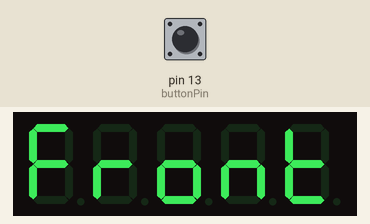
This sketch was run on a simulated Arduino Uno, built with avr-gcc and run on an emulated ATmega328P. Parts: 5-digit seven-segment display. Wiring (inferred from the names in the program): 5-digit 7-segment display, segments lit when HIGH: segments pin 2, pin 3, pin 4, pin 5, pin 6, pin 7, pin 8, pin 9; digit selects A0, A1, A2, A3, A4. The test bench sets the inputs (shaded band); at power-on: pin 13 (buttonPin) LOW. The segment pins are drawn as the display they are named for.

Above: at 1.2 s.
1.3 s: pin 13 (buttonPin) pulled HIGH for 0.15 s
At 1.9 s:
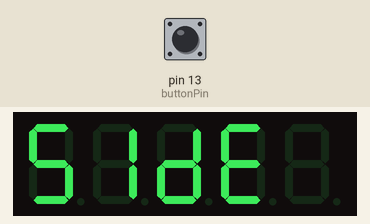
2.9 s: pin 13 (buttonPin) pulled HIGH for 1 s
At 3.6 s:
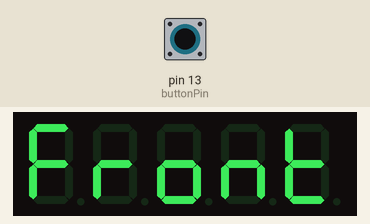
5.4 s: pin 13 (buttonPin) pulled HIGH for 3.2 s
At 6.2 s:
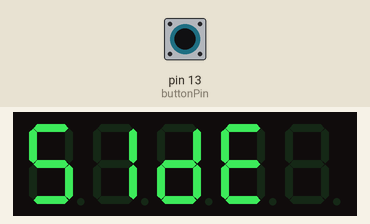
Timing chart, 0 to 8.4 s (numbered marks = the images above; inputs shaded):
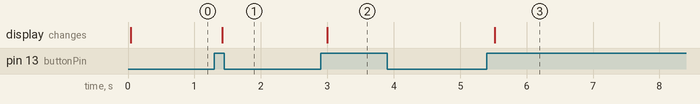

The sketch:

word_switch_5digit_display_button.ino
```cpp
// ------------------------------------------------------------------------------------------------------------
// VARIABLES
// ------------------------------------------------------------------------------------------------------------
const int segPins[8] = {2, 3, 4, 5, 6, 7, 8, 9};  // A-DP pins
const int digitPins[5] = {A0, A1, A2, A3, A4};    // Digit 1-5 pins
const int buttonPin = 13;                         // Button pin

const int freq = 100;                             // Multiplex refresh rate (Hz)
const int multiplex_delay = 1000 / (freq * 5);    // Delay for each digit's display "on" time (ms)

const unsigned int debounceDelay = 50;            // How long the input must remain stable before we "trust" it
unsigned long lastDebounceT = 0;                  // Last time the input has changed

bool prevReading = LOW;                           // Actual voltage reading (previous)
bool currReading = LOW;                           // Actual voltage reading (current)
bool confirmedBState = LOW;                       // Confirmed button state (pressed / not pressed)
bool isFront = true;                              // Boolean to switch the word to display

const byte alphabets[10] =                        // Byte data for each 7-segment alphabets (order of DP-A)
{
  B01110001,  // F
  B01010000,  // r
  B01011100,  // o
  B01010100,  // n
  B01111000,  // t

  B01101101,  // S
  B00000110,  // i
  B01011110,  // d
  B01111001,  // E
  B00000000   // blank
};


// ------------------------------------------------------------------------------------------------------------
// Button Debounce Function:
// returns TRUE only on a confirmed button press/release
// ------------------------------------------------------------------------------------------------------------
bool buttonPressed()
{
  currReading = digitalRead(buttonPin);

  // If voltage reading is changed (including bouncing),
  if (currReading != prevReading) {
    lastDebounceT = millis();        // reset the debounce timer.
  }

  // If voltage is stable enough (over delay threshold),
  if ((millis() - lastDebounceT) > debounceDelay) {

    if (currReading != confirmedBState) {  // check change in button state,
      confirmedBState = currReading;       // then finally update button state.

      // Detect confirmed button "press" (HIGH) / "release" (LOW)
      if (confirmedBState == HIGH) {
        prevReading = currReading;
        return true;
      }
    }
  }

  // Button press not detected
  prevReading = currReading;
  return false;
}


// ------------------------------------------------------------------------------------------------------------
// Multiplex Display Function:
// display a word (front/side)
// ------------------------------------------------------------------------------------------------------------
void displayWord(bool showFront)
{
  for (int d = 0; d < 5; d++) {
    // Select current alphabet to display
    byte currAlph = showFront ? alphabets[d] : alphabets[d+5];

    // Turn on the current digit
    digitalWrite(digitPins[d], HIGH);

    // Set segments to display selected alphabet
    for (int s = 0; s < 8; s++) digitalWrite(segPins[s], bitRead(currAlph, s));

    // Turn off the current digit
    delay(multiplex_delay);  // delay for the display "on" time for each digit to visibly flicker (100Hz)
    digitalWrite(digitPins[d], LOW);
  }
}


// ------------------------------------------------------------------------------------------------------------
// Setup
// ------------------------------------------------------------------------------------------------------------
void setup()
{
  for (int i = 0; i < 8; i++) {
    pinMode(segPins[i], OUTPUT);      // initialize segment pins as outputs
    digitalWrite(segPins[i], LOW);    // turn off all segment pins
  }

  for (int j = 0; j < 5; j++) {
    pinMode(digitPins[j], OUTPUT);    // initialize digit pins as outputs
    digitalWrite(digitPins[j], LOW);  // turn off all digit pins
  }

  pinMode(buttonPin, INPUT);          // initialize button pin as input
}


// ------------------------------------------------------------------------------------------------------------
// Main Loop
// ------------------------------------------------------------------------------------------------------------
void loop()
{
  if (buttonPressed()) isFront = !isFront;
  displayWord(isFront);
}
```

Measured:
- after the input at 1.3 s, the display: changes after 0.12 s (image 1)
- after the input at 2.9 s, the display: changes after 0.10 s (image 2)
- after the input at 5.4 s, the display: changes after 0.12 s (image 3)
